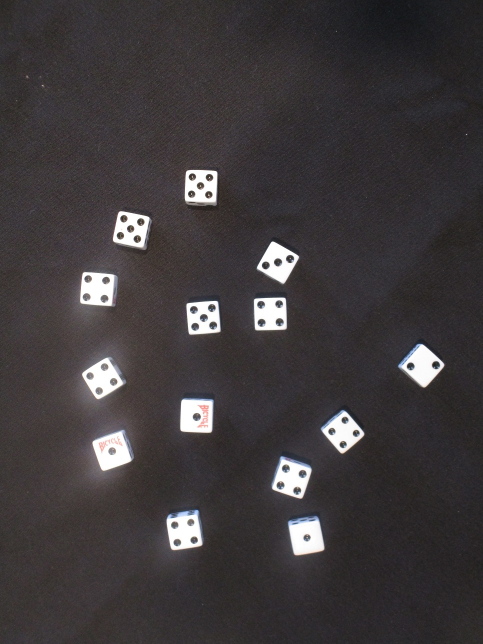
#> input picture images/000_test.jpg, 966 x 1288 px (shown at 1/2 size); its folder holds only this picture in this run
$ python dice.py images/000_test.jpg   (older library calls are emulated)
#> lines starting #> are read from the running program, lines starting #| are printed output that depends on the picture; after the words box and inside, x2 and y2 are one past the last pixel; in counts of white or black regions, pixels touching at a corner belong together
#> in main, img is the input picture: shape (1288, 966, 3); mean B, G, R 60, 58.4, 62.8
'''
@Author:  Ryan Switzer

Basic straightforward image processing pipeline implementation for recognizing,
counting, and suming dice values written in python using OpenCV. Results of the
processing shall be written to the console, and unknown images will be displayed
in a seperate window during processing for debugging purposes.
'''
import cv2 as cv
import numpy as np
from matplotlib import pyplot as plt
import sys
import os
import math
from scipy.signal import convolve2d


#Set of accepted image formats
EXTENSIONS = set(['jpg','jpeg','jif','jfif','jp2','jpx','j2k','j2c','fpx', \
                  'pcd','pdf','png','ppm','webp','bmp','bpg','dib','wav', \
                  'cgm','svg','gif'])
#Path where the image shall exist
PATH = 'images/'


def output_result(dice):
    '''
    Write out to the console the results of the processing for the given image.
    @params:
        dice: dictionary encapsulating all pertient dice information for the image
    @returns:
        None
    '''
    print('INPUT Filename\t\t'+PATH.split('/')[1])
    print('Number of Dice:\t\t'+str(dice['count']))
    print('Number of 1\'s:\t\t'+str(dice[1]))
    print('Number of 2\'s:\t\t'+str(dice[2]))
    print('Number of 3\'s:\t\t'+str(dice[3]))
    print('Number of 4\'s:\t\t'+str(dice[4]))
    print('Number of 5\'s:\t\t'+str(dice[5]))
    print('Number of 6\'s:\t\t'+str(dice[6]))
    print('Number of Unknown:\t'+str(dice['unknown']))
    print('Total of all dots:\t'+str(dice['total_sum']))


def write_result(imgs,img,name):
    '''
    Write the images resulting from transformations and morphology
    @params:
        imgs: list of all images
        img: the resultant image post manipulation
        name: the name descriptor for the image
    @returns:
        None
    '''
    newfile = '.'.join(PATH.split('.')[:-1]) + '_'+name+'.' + PATH.split('.')[-1]

    if imgs != None:
        # Create side-by-side comparison and write
        result = np.hstack(imgs)
        cv.imwrite(newfile,result)
    else:
        cv.imwrite(newfile, img)


def init_detector():
    '''
    Initialize and define a blob detector with custom parameters
    @params
        none
    @returns
        SimpleBlobDetector: SimpleBlobDetector with custom parameters
    '''
    params = cv.SimpleBlobDetector_Params()
    params.filterByInertia = True
    params.minInertiaRatio = .6
    params.filterByConvexity = True
    params.minConvexity = .5
    params.filterByCircularity = True
    params.minCircularity = .2

    v = (cv.__version__).split('.')
    if int(v[0]) < 3:
        return cv.SimpleBlobDetector(params)
    else:
        return cv.SimpleBlobDetector_create(params)


def allocate_dice(dice,keys,di,roi):
    '''
    Allocate and increment the data in the dice dictionary according
    to the keys provided. If unknown a window showing the die image and the
    bounded original image will be shown for debugging
    @params:
        dice: dictionary encapsulating all pertient dice information for the image
        keys: key matches found in the image from the blob detector
    @returns:
        dice: updated dictionary encapsulating all pertient dice information
              for the image
    '''
    if len(keys) > 0 and len(keys) < 7:
        dice[len(keys)] += 1
        dice['count'] += 1
        dice['total_sum'] += len(keys)
    else:
        dice['unknown'] += 1
        plt.imshow(roi)
        plt.show()
        plt.imshow(di, cmap='Greys',  interpolation='nearest')
        plt.show()
    return dice


def decipher_dice(img,gb_img):
    '''
    Main pipeline for deciphering dice in the image provide.
    @params:
        gb_img: input image with noise reduction
    @returns:
        dice: array of dice images derived from the input image
    '''
    dice = []
    area = 0
    connectivity = 4
    roi = img.copy()
    kernel = np.ones((3,3),np.uint8)

    r,thresh = cv.threshold(gb_img, 0, 255, cv.THRESH_BINARY + cv.THRESH_OTSU)
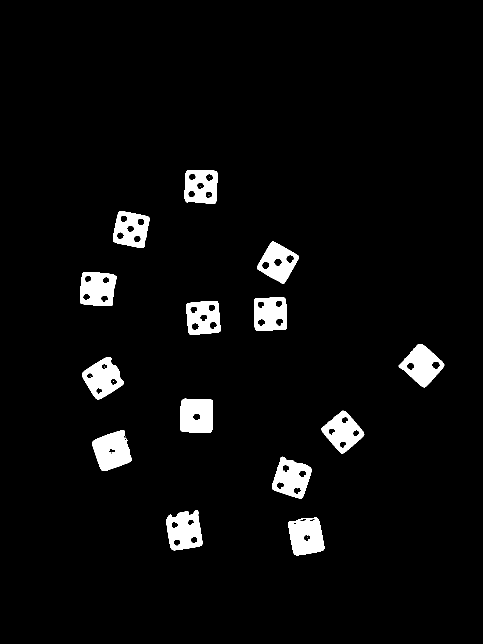
#> thresh: shape (1288, 966) (shown at 1/2 size); 4.3% white; 21 white regions (7 under 20 px), largest, box (x1, y1, x2, y2) and area: (184, 860, 264, 942) 4381, (577, 1034, 649, 1111) 4178, (360, 797, 426, 866) 4131
#> r = 143
    close = cv.morphologyEx(thresh, cv.MORPH_CLOSE, kernel, iterations = 23)
#> close: shape (1288, 966); 5% white; 12 white regions, largest, box (x1, y1, x2, y2) and area: (508, 483, 598, 661) 9739, (544, 913, 649, 1111) 9653, (333, 1021, 405, 1101) 4663
    can_img = cv.Canny(close,200,330)
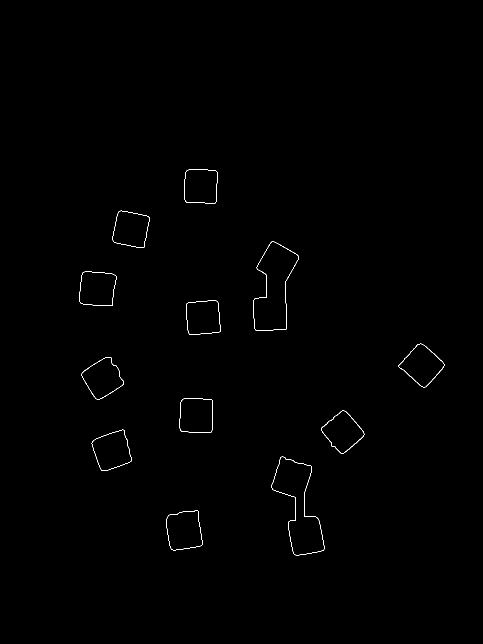
#> can_img: shape (1288, 966) (shown at 1/2 size); 0.3% white in thin lines or dots, all inside (x1, y1, x2, y2) = (159, 339, 889, 1111)

    img,cons,hier = cv.findContours(can_img,cv.RETR_EXTERNAL,cv.CHAIN_APPROX_SIMPLE)
#> cons = 12 contours; largest, box (x1, y1, x2, y2) and area: (507, 482, 598, 661) 9740, (543, 913, 649, 1111) 9666, (332, 1020, 405, 1101) 4661, (797, 687, 889, 775) 4481, (183, 859, 264, 942) 4470

    for c in cons:
        area = cv.contourArea(c)
        if (area > 2000) or (area < 3500):
            rec = cv.minAreaRect(c)
            box = cv.boxPoints(rec)
            box = np.int0(box)
            roi = cv.drawContours(roi,[box],0,(255,0,0),10)

            rect = cv.boundingRect(c)
            x,y,w,h = rect
            if h>100 and w>100: #Hacks TODO remove
                dice.append(gb_img[y:y+h,x:x+w])
#> this loop made 12 passes
#> (area, rec, box, x, y, w, h) on passes 1 to 5: (4661, ((367.5, 1060.1), (67.18, 74.67), -8.13), [[339, 1101], [328, 1027], [395, 1018], [406, 1092]], 332, 1020, 73, 81), (9665.5, ((591.7, 1009.8), (84.9, 200.4), -9.29), [[565, 1115], [533, 917], [617, 904], [649, 1101]], 543, 913, 106, 198), (4470.5, ((224.6, 900.9), (71.08, 68.37), -19.18), [[202, 944], [179, 880], [246, 856], [269, 921]], 183, 859, 81, 83), (4254.5, ((684, 864.4), (68.01, 69.2), -40.6), [[680, 912], [635, 860], [687, 816], [732, 868]], 642, 821, 87, 86), (4285, ((392.3, 830.6), (68.07, 65.95), -87.71), [[423, 865], [357, 863], [360, 795], [426, 797]], 359, 796, 67, 70)
#> pass 1, in decipher_dice, `roi = cv.drawContours(roi,[box],0,(255,0,0),10)`:
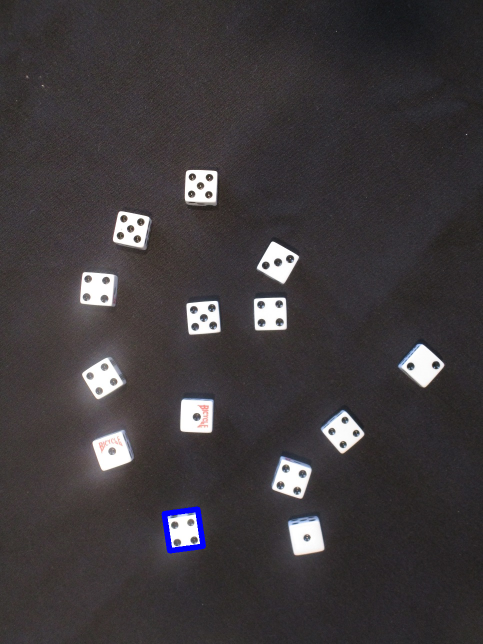
#> roi: shape (1288, 966, 3) (shown at 1/2 size); 0.25% of pixels changed, all inside (x1, y1, x2, y2) = (323, 1013, 412, 1107)
#> after the loop:
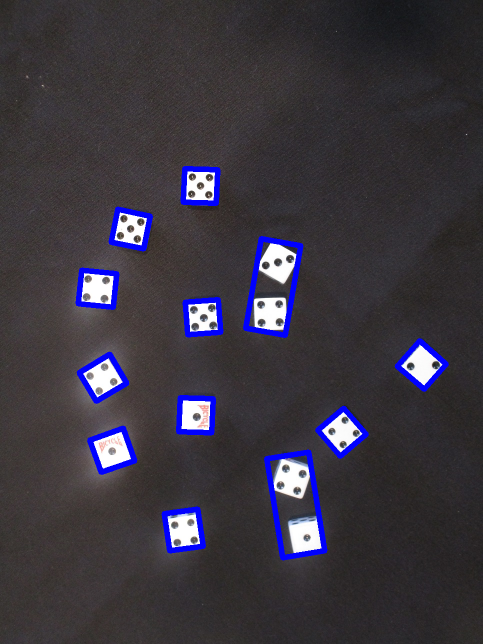
#> roi: shape (1288, 966, 3) (shown at 1/2 size); mean B, G, R 64.6, 54.6, 59
#> after the loop, dice = 1 item

    return [dice,roi]


def count_pips(dice_imgs,roi):
    '''
    For each di image derived, count the number of pips (i.e. its face value)
    @params:
        dice_imgs: array of dice images derived from the input image
    @returns:
        dice: dictionary encapsulating all pertient dice information for the image
    '''
    dice = { 1 : 0, 2 : 0, 3 : 0, 4 : 0, 5 : 0, 6 : 0, \
            'unknown': 0, 'total_sum': 0, 'count': 0 }
    kernel = np.ones((3,3),np.uint8)
    detector = init_detector()

    for di in dice_imgs:
        r,thresh = cv.threshold(di, 0, 255, cv.THRESH_BINARY+cv.THRESH_OTSU)

        di_fill = thresh.copy()
        h,w = di_fill.shape[:2]
        mask = np.zeros((h+2,w+2), np.uint8)

        cv.floodFill(di_fill,mask,(0,0),255)
        cv.floodFill(di_fill,mask,(0,h-1),255)
        cv.floodFill(di_fill,mask,(w-1,0),255)
        cv.floodFill(di_fill,mask,(w-1,h-1),255)

        pips = thresh | di_fill
        pips = cv.morphologyEx(pips, cv.MORPH_DILATE, kernel, iterations = 5)
        pips = cv.morphologyEx(pips, cv.MORPH_ERODE, kernel, iterations = 10)

        keys = detector.detect(pips)

        dice = allocate_dice(dice,keys,di,roi)


    return dice


def main():
    '''
    Main function handling input, output and the program's operation flow
    @params:
        None
    @returns:
        None
    '''
    if (len(sys.argv) < 2):
        print('Need target image')
        sys.exit()
    path = sys.argv[1]

    if not os.path.isdir(path) and path.split('.')[1].lower() in EXTENSIONS:
        global PATH
        PATH = path

        img = cv.imread(path, cv.IMREAD_COLOR)
        g_img = cv.cvtColor(img, cv.COLOR_BGR2GRAY)
        gb_img = cv.GaussianBlur(g_img,(5,5),0)

        dice_imgs,roi = decipher_dice(img,gb_img)
#> dice_imgs = 1 item
        dice = count_pips(dice_imgs,roi)
#> the loop in count_pips, `for di in dice_imgs:` made 1 pass
#> (r, h, w) on pass 1: (150, 198, 106)
#> pass 1, in count_pips, `r,thresh = cv.threshold(di, 0, 255, cv.THRESH_BINARY+cv.THRESH_OTSU)`:
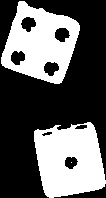
#> thresh: shape (198, 106); 37.6% white; 3 white regions (1 under 20 px), largest, box (x1, y1, x2, y2) and area: (34, 122, 106, 198) 4079, (1, 1, 80, 84) 3810
#> pass 1, in count_pips, `pips = thresh | di_fill`:
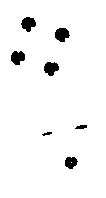
#> pips: shape (198, 106); 96.3% white; 7 black regions, largest, box (x1, y1, x2, y2) and area: (55, 28, 70, 42) 155, (21, 17, 36, 32) 152, (44, 62, 59, 76) 151
#> pass 1, in allocate_dice, `plt.show()`:
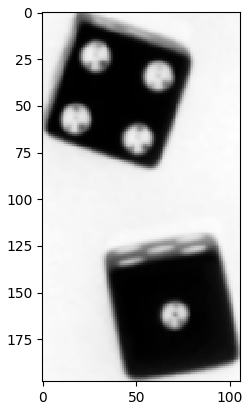
#> figure drawn by matplotlib, 1 panel
#> dice = 9 items
        output_result(dice)
#| Number of Dice:		0
#| Number of 1's:		0
#| Number of 2's:		0
#| Number of 3's:		0
#| Number of 4's:		0
#| Number of 5's:		0
#| Number of 6's:		0
#| Number of Unknown:	1
#| Total of all dots:	0


main()
